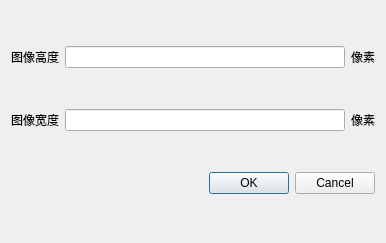
<?xml version="1.0" encoding="UTF-8"?>
<ui version="4.0">
 <class>NewDialog</class>
 <widget class="QDialog" name="NewDialog">
  <property name="geometry">
   <rect>
    <x>0</x>
    <y>0</y>
    <width>386</width>
    <height>243</height>
   </rect>
  </property>
  <property name="windowTitle">
   <string>Dialog</string>
  </property>
  <layout class="QGridLayout" name="gridLayout">
   <item row="0" column="0">
    <widget class="QLabel" name="label">
     <property name="text">
      <string>图像高度</string>
     </property>
    </widget>
   </item>
   <item row="0" column="1">
    <widget class="QLineEdit" name="lineEdit"/>
   </item>
   <item row="0" column="2">
    <widget class="QLabel" name="label_3">
     <property name="text">
      <string>像素</string>
     </property>
    </widget>
   </item>
   <item row="1" column="0">
    <widget class="QLabel" name="label_2">
     <property name="text">
      <string>图像宽度</string>
     </property>
    </widget>
   </item>
   <item row="1" column="1">
    <widget class="QLineEdit" name="lineEdit_2"/>
   </item>
   <item row="1" column="2">
    <widget class="QLabel" name="label_4">
     <property name="text">
      <string>像素</string>
     </property>
    </widget>
   </item>
   <item row="2" column="0" colspan="3">
    <widget class="QDialogButtonBox" name="buttonBox">
     <property name="orientation">
      <enum>Qt::Horizontal</enum>
     </property>
     <property name="standardButtons">
      <set>QDialogButtonBox::Cancel|QDialogButtonBox::Ok</set>
     </property>
    </widget>
   </item>
  </layout>
 </widget>
 <resources/>
 <connections>
  <connection>
   <sender>buttonBox</sender>
   <signal>accepted()</signal>
   <receiver>NewDialog</receiver>
   <slot>accept()</slot>
   <hints>
    <hint type="sourcelabel">
     <x>248</x>
     <y>254</y>
    </hint>
    <hint type="destinationlabel">
     <x>157</x>
     <y>274</y>
    </hint>
   </hints>
  </connection>
  <connection>
   <sender>buttonBox</sender>
   <signal>rejected()</signal>
   <receiver>NewDialog</receiver>
   <slot>reject()</slot>
   <hints>
    <hint type="sourcelabel">
     <x>316</x>
     <y>260</y>
    </hint>
    <hint type="destinationlabel">
     <x>286</x>
     <y>274</y>
    </hint>
   </hints>
  </connection>
 </connections>
</ui>
